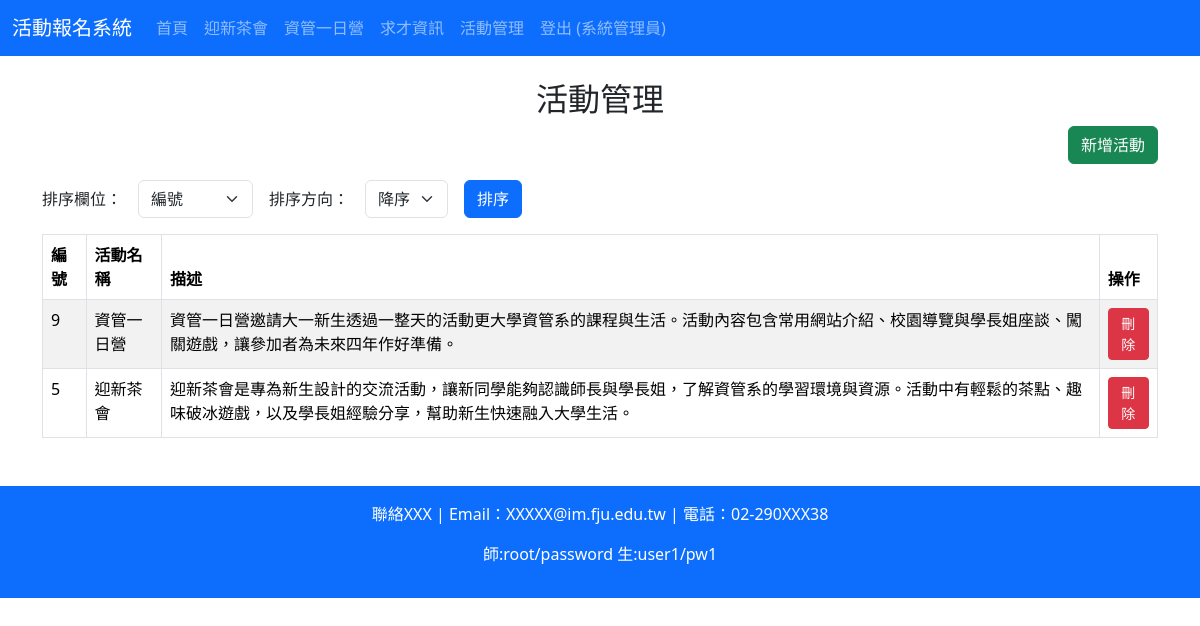
Page /activity.php (signed in) on the committed database.
### tables this page shows
CREATE TABLE `event` (
  `id` int(10) UNSIGNED NOT NULL,
  `name` varchar(30) NOT NULL,
  `description` varchar(255) NOT NULL
);

### activity.php (the view, shortened to what this page needs)
<?php
require_once 'db.php';
$order = $_POST["order"] ?? "id";
$direction = $_POST["direction"] ?? "DESC";
try {
    $sql = "SELECT id, name, description FROM event";
    $valid_orders = ['id', 'name'];
    if (in_array($order, $valid_orders)) {
        $sql .= " ORDER BY " . $order . " " . ($direction === "ASC" ? "ASC" : "DESC");
    } else {
        $sql .= " ORDER BY id DESC";
    }
    $stmt = $conn->prepare($sql);
    $stmt->execute();
    $events = $stmt->fetchAll(PDO::FETCH_ASSOC);
} catch (PDOException $e) {
    error_log("PDO Error: " . $e->getMessage());
    echo "查詢失敗";
    exit;
}
include 'header.php';
?>
<div class="container mt-4">
    <h2 class="text-center">活動管理</h2>
    <div class="mb-3 text-end">
        <a href="activity_insert.php" class="btn btn-success">新增活動</a>
    </div>
    <form action="activity.php" method="post" class="row g-3 mb-3">
        <div class="col-auto">
            <label class="col-form-label">排序欄位：</label>
        </div>
        <div class="col-auto">
            <select name="order" class="form-select">
                <option value="id" <?=($order=="id")?"selected":""?>>編號</option>
            </select>
        </div>
        <div class="col-auto">
            <label class="col-form-label">排序方向：</label>
        </div>
        <div class="col-auto">
            <select name="direction" class="form-select">
                <option value="DESC" <?=($direction=="DESC")?"selected":""?>>降序</option>
            </select>
        </div>
        <div class="col-auto">
            <input class="btn btn-primary" type="submit" value="排序">
        </div>
    </form>
    <?php if (empty($events)): ?>
        <p class="text-center">目前沒有活動</p>
    <?php else: ?>
        <table class="table table-striped table-bordered">
            <thead>
                <tr>
                    <th>編號</th>
                    <th>活動名稱</th>
                    <th>描述</th>
                    <th>操作</th>
                </tr>
            </thead>
            <tbody>
                <?php foreach ($events as $event): ?>
                    <tr>
                        <td><?=htmlspecialchars($event['id'])?></td>
                        <td><?=htmlspecialchars($event['name'])?></td>
                        <td><?=htmlspecialchars($event['description'])?></td>
                        <td>
                            <a href="activity_delete.php?id=<?=$event['id']?>"
                               class="btn btn-danger btn-sm"
                               onclick="return confirm('確定刪除？')">刪除</a>
                        </td>
                    </tr>
                <?php endforeach; ?>
            </tbody>
        </table>
    <?php endif; ?>
</div>
<?php include 'footer.php'; ?>

### rows in the picture
event: id "9", name "資管一日營", description "資管一日營邀請大一新生透過一整天的活動更大學資管系的課程與生活。活動內容包含常用網站介紹、校園導覽與學長姐座談、闖關遊戲，讓參加者為未來四年作好準備。"
event: id "5", name "迎新茶會", description "迎新茶會是專為新生設計的交流活動，讓新同學能夠認識師長與學長姐，了解資管系的學習環境與資源。活動中有輕鬆的茶點、趣味破冰遊戲，以及學長姐經驗分享，幫助新生快速融入大學生活。"

### other values in the picture
$_SESSION['user_name'] "系統管理員"
